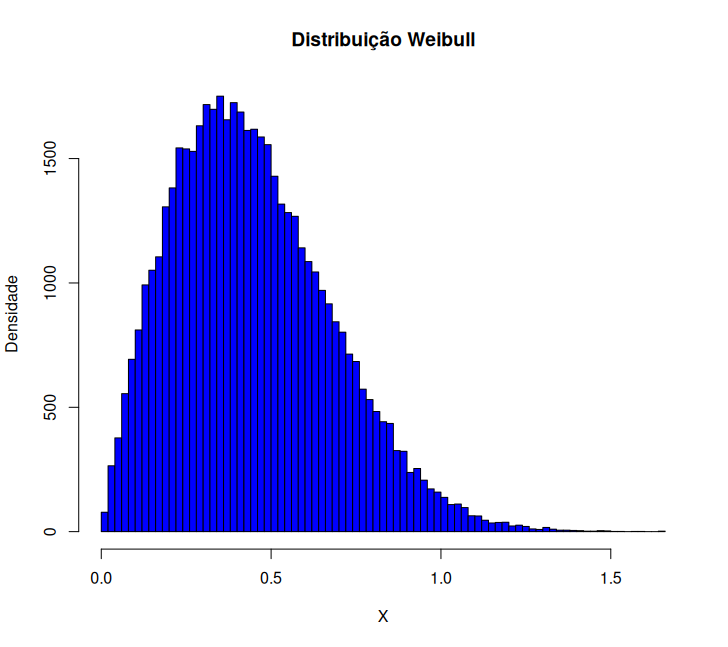

Source code (R):
gera.weibull <- function(nSamples, a, b)
{
  X <- rep(0, nSamples)
  U <- runif(nSamples)
  
  for (i in 1:nSamples)
  {
    X[i] = b * ((-log(1-U[i]))^(1.0/a))
  }
  
  return (X)
}

a <- 2.0
b <- 0.5
nSamples <- 50000

X <- gera.weibull(nSamples, a, b)
hist(X,
     main = "Distribuição Weibull",
     xlab = "X",
     ylab = "Densidade",
     breaks = 100,
     col = 'blue')
